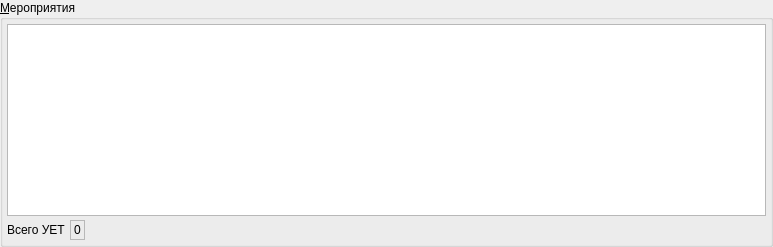
              <widget class="QGroupBox" name="grpActions">
               <property name="title">
                <string>&amp;Мероприятия</string>
               </property>
               <layout class="QVBoxLayout" name="verticalLayout_8">
                <property name="spacing">
                 <number>4</number>
                </property>
                <property name="margin">
                 <number>4</number>
                </property>
                <item>
                 <widget class="CInDocTableView" name="tblActions">
                  <property name="sizePolicy">
                   <sizepolicy hsizetype="Expanding" vsizetype="Expanding">
                    <horstretch>0</horstretch>
                    <verstretch>20</verstretch>
                   </sizepolicy>
                  </property>
                  <property name="minimumSize">
                   <size>
                    <width>0</width>
                    <height>20</height>
                   </size>
                  </property>
                 </widget>
                </item>
                <item>
                 <widget class="QFrame" name="frmTotalUet">
                  <property name="frameShape">
                   <enum>QFrame::NoFrame</enum>
                  </property>
                  <property name="frameShadow">
                   <enum>QFrame::Plain</enum>
                  </property>
                  <layout class="QHBoxLayout" name="horizontalLayout_20">
                   <property name="spacing">
                    <number>4</number>
                   </property>
                   <property name="margin">
                    <number>0</number>
                   </property>
                   <item>
                    <widget class="QLabel" name="lblTotalUet">
                     <property name="text">
                      <string>Всего УЕТ</string>
                     </property>
                    </widget>
                   </item>
                   <item>
                    <widget class="QLabel" name="lblShowTotalUet">
                     <property name="frameShape">
                      <enum>QFrame::StyledPanel</enum>
                     </property>
                     <property name="frameShadow">
                      <enum>QFrame::Sunken</enum>
                     </property>
                     <property name="text">
                      <string>0</string>
                     </property>
                    </widget>
                   </item>
                   <item>
                    <spacer name="horizontalSpacer">
                     <property name="orientation">
                      <enum>Qt::Horizontal</enum>
                     </property>
                     <property name="sizeHint" stdset="0">
                      <size>
                       <width>681</width>
                       <height>20</height>
                      </size>
                     </property>
                    </spacer>
                   </item>
                  </layout>
                 </widget>
                </item>
               </layout>
              </widget>
